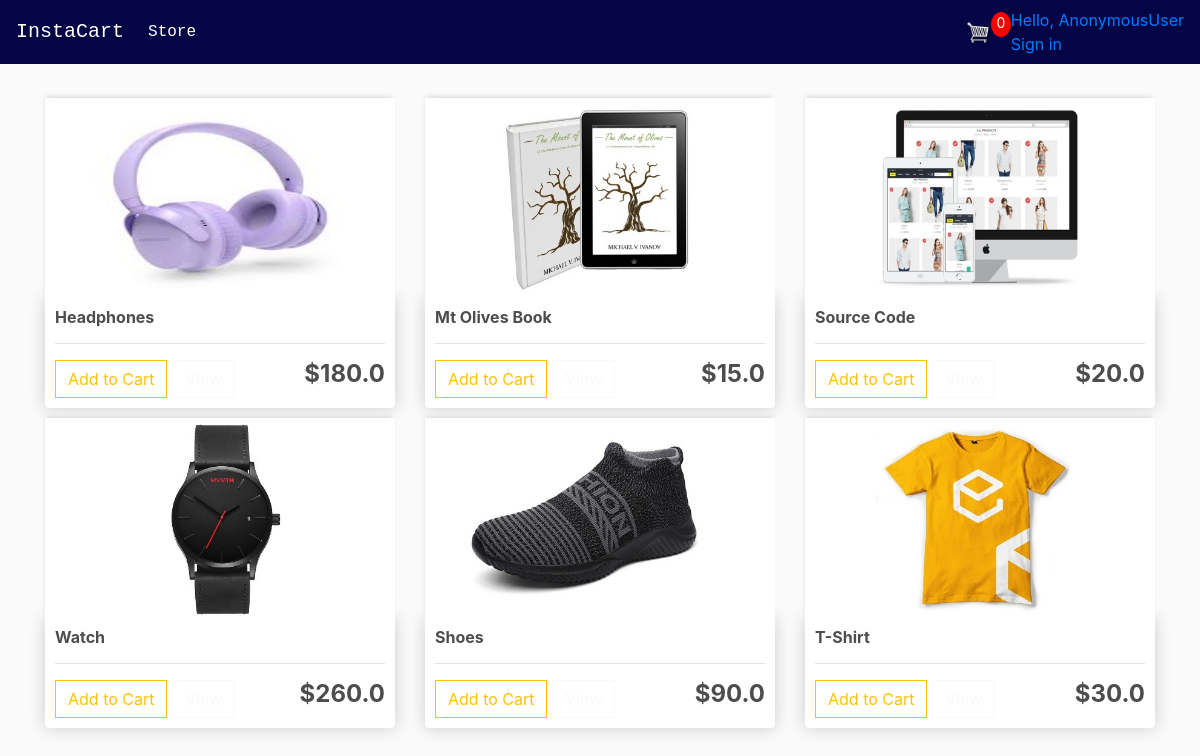
The page / on the database its author committed.
### store/models.py (models this page shows, shortened)
class Product(models.Model):
    name = models.CharField(max_length=200)
    price = models.FloatField()
    digital = models.BooleanField(default=False, null=True, blank=True)
    image = models.ImageField(null=True, blank=True)
    @property
    def imageURL(self):
        try:
            url = self.image.url
        except:
            url = ''
        return url

### store/views.py (the view)
# urls.py: path('', include('store.urls')),
def store(request):
    data = cartData(request)
    cartItems = data['cartItems']
    order = data['order']
    items = data['items']
    products = Product.objects.all()
    context = {'products': products, 'cartItems': cartItems}
    return render(request, 'store/store.html', context)

### store/utils.py (called while the page is built, shortened)
def cookieCart(request):
    try:
        cart = json.loads(request.COOKIES['cart'])
    except:
        cart = {}
    print('Cart:', cart)
    items = []
    order = {'get_cart_total': 0, 'get_cart_items': 0, 'shipping': False}
    cartItems = order['get_cart_items']
    return {'cartItems': cartItems, 'order': order, 'items': items}

def cartData(request):
    if request.user.is_authenticated:
        customer = request.user.customer
        order, created = Order.objects.get_or_create(customer=customer, complete=False)
        items = order.orderitem_set.all()
        cartItems = order.get_cart_items
    else:
        cookieData = cookieCart(request)
        cartItems = cookieData['cartItems']
        order = cookieData['order']
        items = cookieData['items']
    return {'cartItems': cartItems, 'order': order, 'items': items}

### store/templates/store/store.html
{% extends 'store/main.html' %}
{% load static %}
{% block content %}
     <div class="row">
		 {% for product in products %}
		<div class="col-lg-4">
		<img class="thumbnail" src="{{product.imageURL}}">
		<div class="box-element product">
			<h6><strong>{{product.name}}</strong></h6>
		<hr>
			<button data-product="{{product.id}}" data-action="add" class="btn btn-outline-warning add-btn update-cart">Add to Cart</button>
			<a class="btn btn-outline-light" href="{% url 'view' %}">View</a>
			<h4 style="display: inline-block; float: right"><strong>${{product.price}}</strong></h4>
		</div>
		</div>
		 {% endfor %}
</div>
{% endblock content %}

### store/templates/store/main.html (shortened to what this page needs)
<!DOCTYPE html>
{% load static %}
<html>
<head>
	<link rel="stylesheet" href="https://stackpath.bootstrapcdn.com/bootstrap/4.4.1/css/bootstrap.min.css">
	<link rel="stylesheet" type="text/css" href="{% static 'css/main.css' %}">
</head>
<body>
    <nav class="navbar navbar-expand-lg navbar-dark" style="background-color: #050545;">
  <a class="navbar-brand" style=" font-family:Andale Mono, monospace; " href="{% url 'store' %}">InstaCart</a>
  <div class="collapse navbar-collapse" id="navbarSupportedContent">
    <ul class="navbar-nav mr-auto">
      <li class="nav-item active">
        <a class="nav-link" style=" font-family:Andale Mono, monospace;" href="{% url 'store' %}">Store <span class="sr-only">(current)</span></a>
      </li>
    </ul>
    <div class="form-inline my-2 my-lg-0">
        <a href="{% url 'cart' %}">
    		<img  id="cart-icon" src="{% static 'images/cart.png' %}">
    	</a>
    	<p id="cart-total">{{cartItems}}</p>
    </div>
  </div>
        <a href="{% url 'logout' %}">
            <div class="nav-line-1-container" style="font-color:#ffffff
            margin-right: 20px;"><span class="hello-msg">Hello, {{request.user}}</span></div>
            <span class="nav-line-2 ">Sign in
            </span>
        </a>
</nav>
         <div class="container">
                <br>
                {% block content %}
                 {% endblock content %}
         </div>
</body>
</html>

### static/css/main.css (style rules this page uses)
body { background-color: hsl(0, 0%, 98%); }
h1,h2,h3,h4,h5,h6 { color:hsl(0, 0%, 30%); }
.box-element { box-shadow:hsl(0, 0%, 80%) 0 0 16px; background-color: #fff; border-radius: 4px; padding: 10px; }
.thumbnail { width: 100%; height: 200px; -webkit-box-shadow: -1px -3px 5px -2px rgba(214,214,214,1); -moz-box-shadow: -1px -3px 5px -2px rgba(214,214,214,1); box-shadow: -1px -3px 5px -2px rgba(214,214,214,1); }
.product { border-radius: 0 0 4px 4px; }
#cart-icon { width:25px; display: inline-block; margin-left: 15px; }
#cart-total { display: block; text-align: center; color:#fff; background-color: red; width: 20px; height: 25px; border-radius: 50%; font-size: 14px; }
.col-lg-4, .col-lg-6, .col-lg-8, .col-lg-12 { margin-top: 10px; }
.btn { border-radius: 0; }

### rows shown on the page
Product: imageURL (picture), name "Headphones", price "180.0"
Product: imageURL (picture), name "Mt Olives Book", price "15.0"
Product: imageURL (picture), name "Source Code", price "20.0"
Product: imageURL (picture), name "Watch", price "260.0"
Product: imageURL (picture), name "Shoes", price "90.0"
Product: imageURL (picture), name "T-Shirt", price "30.0"

### other values the page prints
{{ cartItems }} "0"
{{ request.user }} "AnonymousUser"
